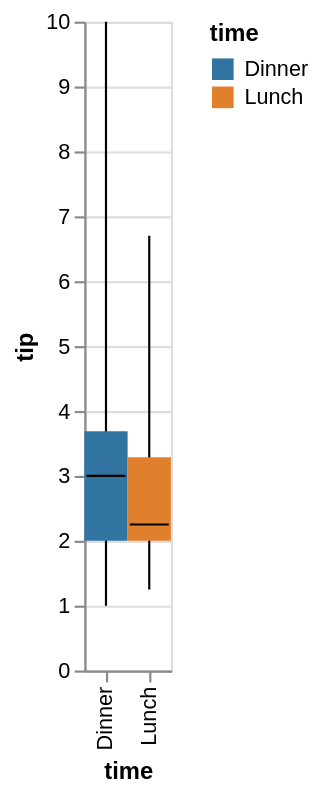

Describe this chart as a Vega-Lite specification.
### Vega-Lite specification from a JSON file in a GitHub repository (floating-point values rounded to 4 significant figures; data arrays with more than 128 entries replaced by an {"elided": "..."} marker saying what was removed)
{"$schema": "https://vega.github.io/schema/vega-lite/v5.json", "config": {"range": {"category": ["rgba(49,115,161,1)", "rgba(224,128,44,1)", "rgba(58,145,58,1)", "rgba(192,60,61,1)", "rgba(147,113,178,1)", "rgba(131,91,83,1)", "rgba(213,132,188,1)", "rgba(127,127,127,1)", "rgba(168,169,53,1)", "rgba(45,171,184,1)"]}, "view": {}}, "data": {"values": {"elided": "244 records"}}, "layer": [{"encoding": {"x": {"field": "time", "type": "nominal"}, "y": {"aggregate": "min", "field": "tip", "type": "quantitative"}, "y2": {"aggregate": "max", "field": "tip"}}, "mark": "rule"}, {"encoding": {"color": {"field": "time", "type": "nominal"}, "x": {"field": "time", "type": "nominal"}, "y": {"aggregate": "q1", "axis": {"title": "tip"}, "field": "tip", "type": "quantitative"}, "y2": {"aggregate": "q3", "field": "tip"}}, "mark": "bar"}, {"encoding": {"x": {"field": "time", "type": "nominal"}, "y": {"aggregate": "median", "field": "tip", "type": "quantitative"}}, "mark": {"color": "black", "size": 18, "type": "tick"}}]}
